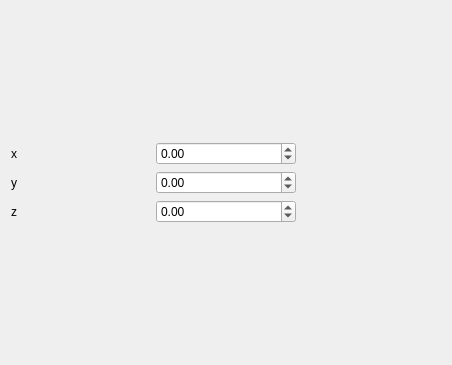
<?xml version="1.0" encoding="UTF-8"?>
<ui version="4.0">
 <class>REVec3EditorClass</class>
 <widget class="QWidget" name="REVec3EditorClass">
  <property name="geometry">
   <rect>
    <x>0</x>
    <y>0</y>
    <width>452</width>
    <height>365</height>
   </rect>
  </property>
  <property name="windowTitle">
   <string>REVec3Editor</string>
  </property>
  <layout class="QVBoxLayout" name="verticalLayout">
   <item>
    <layout class="QGridLayout" name="gridLayout">
     <item row="0" column="0">
      <widget class="QLabel" name="label">
       <property name="text">
        <string>x</string>
       </property>
      </widget>
     </item>
     <item row="0" column="1">
      <widget class="QDoubleSpinBox" name="doubleSpinBox_x">
       <property name="minimum">
        <double>-999999999999999.000000000000000</double>
       </property>
       <property name="maximum">
        <double>100000000000000000.000000000000000</double>
       </property>
      </widget>
     </item>
     <item row="0" column="2">
      <widget class="QLabel" name="label_red">
       <property name="text">
        <string/>
       </property>
      </widget>
     </item>
     <item row="1" column="0">
      <widget class="QLabel" name="label_2">
       <property name="text">
        <string>y</string>
       </property>
      </widget>
     </item>
     <item row="1" column="1">
      <widget class="QDoubleSpinBox" name="doubleSpinBox_y">
       <property name="minimum">
        <double>-1000000000000000000.000000000000000</double>
       </property>
       <property name="maximum">
        <double>1000000000000000000.000000000000000</double>
       </property>
      </widget>
     </item>
     <item row="1" column="2">
      <widget class="QLabel" name="label_green">
       <property name="text">
        <string/>
       </property>
      </widget>
     </item>
     <item row="2" column="0">
      <widget class="QLabel" name="label_3">
       <property name="text">
        <string>z</string>
       </property>
      </widget>
     </item>
     <item row="2" column="1">
      <widget class="QDoubleSpinBox" name="doubleSpinBox_z">
       <property name="minimum">
        <double>-1000000000000000000000.000000000000000</double>
       </property>
       <property name="maximum">
        <double>10000000000000000000.000000000000000</double>
       </property>
      </widget>
     </item>
     <item row="2" column="2">
      <widget class="QLabel" name="label_blue">
       <property name="text">
        <string/>
       </property>
      </widget>
     </item>
    </layout>
   </item>
  </layout>
 </widget>
 <layoutdefault spacing="6" margin="11"/>
 <resources/>
 <connections/>
</ui>
